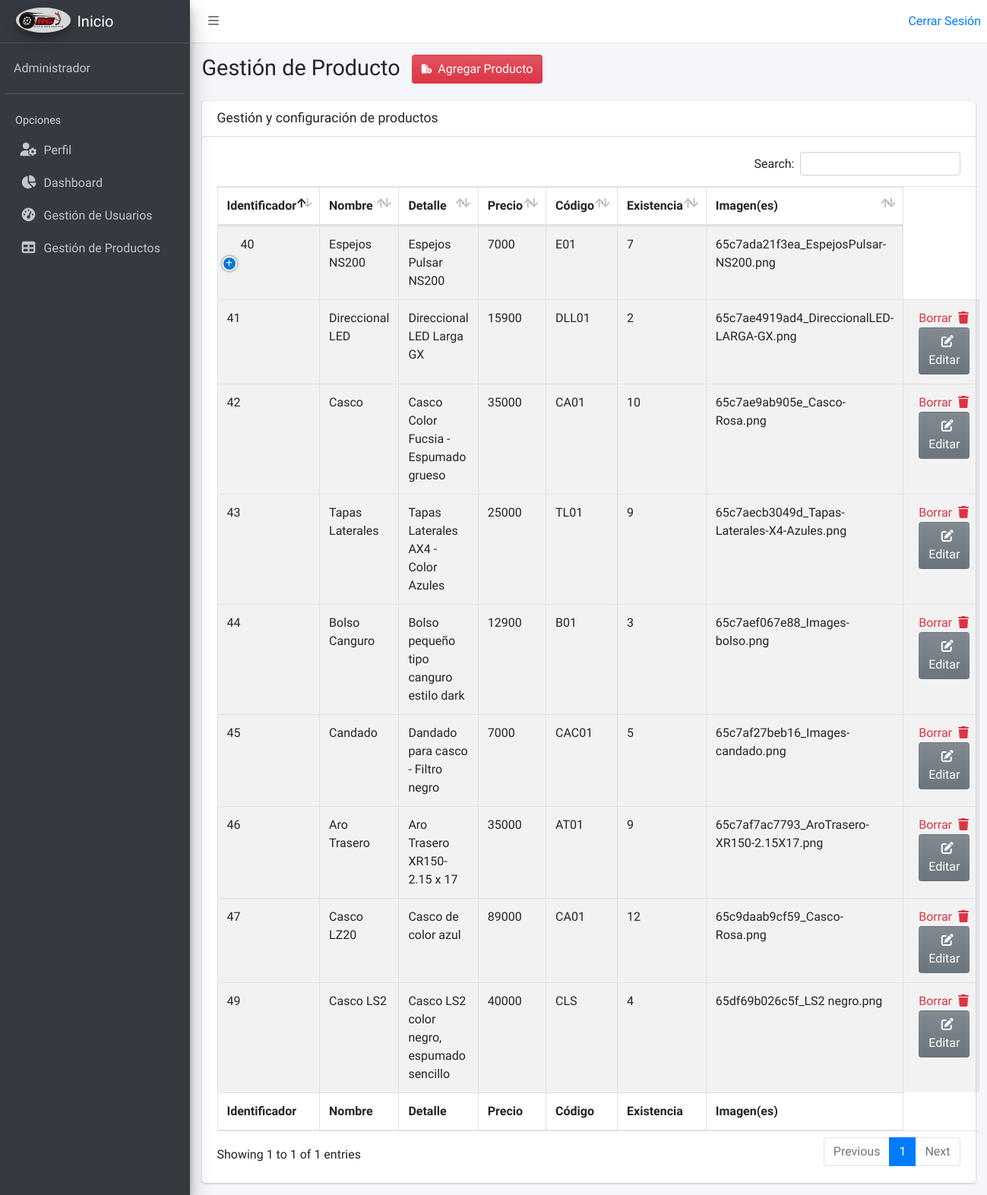
The page /Views/Admin/CatalogueAdmin.php (signed in) on the database its author committed.
### tables this page shows
CREATE TABLE `product` (
  `id` int(11) NOT NULL,
  `Name` varchar(100) NOT NULL,
  `Detail` varchar(150) NOT NULL,
  `Price` float NOT NULL,
  `Code_Product` varchar(100) NOT NULL,
  `Files` varchar(300) NOT NULL,
  `Stock` int(11) NOT NULL
);

### Views/Admin/CatalogueAdmin.php (the view, shortened to what this page needs)
<!DOCTYPE html>
<html lang="en">
<head>
  <link rel="stylesheet" href="../../Styles/css/all.min.css">
  <link rel="stylesheet" href="../../Styles/css/adminlte.min.css">
   <link href="https://cdn.datatables.net/v/bs5/dt-1.13.4/datatables.min.css" rel="stylesheet" />
  <link rel="stylesheet" href="../../JS/plugins/datatables-bs4/css/dataTables.bootstrap4.min.css">
  <link rel="stylesheet" href="../../JS/plugins/datatables-responsive/css/responsive.bootstrap4.min.css">
  <link rel="stylesheet" href="../../JS/plugins/datatables-buttons/css/buttons.bootstrap4.min.css">
</head>
<body class="hold-transition sidebar-mini">
<div class="wrapper">
  <nav class="main-header navbar navbar-expand navbar-white navbar-light">
    <ul class="navbar-nav">
      <li class="nav-item">
        <a class="nav-link" data-widget="pushmenu" href="#" role="button"><i class="fas fa-bars"></i></a>
      </li>
    </ul>
    <ul class="navbar-nav ml-auto">
        <a href="../../Controllers/Logout.php">Cerrar Sesión</a>
    </ul>
  </nav>
  <aside class="main-sidebar sidebar-dark-primary elevation-4">
    <a href="#" class="brand-link">
      <img src="../../Images/LogotipoRG.png" alt="AdminLTE Logo" class="brand-image img-circle elevation-3" style="opacity: .8">
      <span class="brand-text font-weight-light">Inicio</span>
    </a>
    <div class="sidebar">
      <div class="user-panel mt-3 pb-3 mb-3 d-flex">
        <div class="info">
          <a href="#" class="d-block">
           Administrador
          </a>
        </div>
      </div>
      <nav class="mt-2">
        <ul class="nav nav-pills nav-sidebar flex-column" data-widget="treeview" role="menu" data-accordion="false">
          <li class="nav-header">Opciones</li>
          <li class="nav-item">
            <a href="../Admin/EditUser.php" class="nav-link">
              <i class="nav-icon fas fa-user-cog"></i>
              <p>
                Perfil
              </p>
            </a>
            <li class="nav-item">
            <a href="../Admin/AdminDash.php" class="nav-link">
              <i class="nav-icon fas fa-chart-pie"></i>
              <p>
                Dashboard
              </p>
            </a>
            <li class="nav-item">
            <a href="../Admin/GestionUsuarios.php" class="nav-link">
              <i class="nav-icon fas fa-tachometer-alt"></i>
              <p>
                Gestión de Usuarios
              </p>
            </a>
          </li>
          <li class="nav-item">
           <a href="../Admin/CatalogueAdmin.php" class="nav-link">
              <i class="nav-icon fas fa-table"></i>
              <p>
                Gestión de Productos
              </p>
            </a>
        </ul>
      </nav>
    </div>
  </aside>
  <div class="content-wrapper">
    <section class="content-header">
      <div class="container-fluid">
        <div class="row mb-2">
          <div class="col-sm-6">
          <h1>Gestión de Producto <button type="button" class="btn bg-gradient-danger ml-2" data-toggle="modal" data-target="#CreateProduct"><i class="fa-solid fa-file-circle-plus fa-xs mr-2"></i>Agregar Producto</button></h1>
          </div>
        </div>
      </div>
    </section>
    <section class="content">
      <div class="container-fluid">
        <div class="row">
          <div class="col-12">
          <div class="card">
              <div class="card-header">
                <h3 class="card-title">Gestión y configuración de productos</h3>
              </div>
              <div class="card-body">
                <table id="example1" class="table table-bordered table-striped">
                  <thead>
                  <tr>
                    <th>Identificador</th>
                    <th>Nombre</th>
                    <th>Detalle</th>
                    <th>Precio</th>
                    <th>Código</th>
                    <th>Existencia</th>
                    <th>Imagen(es)</th>
                  </tr>
                  </thead>
                  <tbody>
                  <?php
                    include_once "../../Models/BD_Repuestos.php";
                    $connection = mysqli_connect($host,$user,$pass,$db);
                    $query = "SELECT * FROM product;";
                    $response = mysqli_query($connection,$query);
                    while($row = mysqli_fetch_assoc($response)){
                    ?>
                  <tr>
                    <td><?php echo $row['id']?></td>
                    <td><?php echo $row['Name']?></td>
                    <td><?php echo $row['Detail']?></td>
                    <td><?php echo $row['Price']?></td>
                    <td><?php echo $row['Code_Product']?></td>
                    <td><?php echo $row['Stock']?></td>
                    <td><?php echo $row['Files']?></td>
                    <td>
                      <a href="CatalogueAdmin.php?idDelete=<?php echo $row['id']?>" class="text-danger borrar ml-2" title="Eliminar Producto">Borrar<i class="fas fa-trash ml-2"></i></a>
                      <a href="EditProduct.php?idEdit=<?php echo $row['id']?>" type="button" class="btn bg-gradient-secondary ml-2">
                        <i class="fas fa-edit ml-2"></i> Editar
                      </a>
                    </td>
                  </tr>
                  </tbody>
                  <?php
                  }
                  ?>
                  <tfoot>
                  <tr>
                    <th>Identificador</th>
                    <th>Nombre</th>
                    <th>Detalle</th>
                    <th>Precio</th>
                    <th>Código</th>
                    <th>Existencia</th>
                    <th>Imagen(es)</th>
                  </tr>
                  </tfoot>
                </table>
              </div>
            </div>
          </div>
        </div>
      </div>
    </section>
  </div>
</div>
</body>
</html>

### rows shown on the page
product: id "40", Name "Espejos NS200", Detail "Espejos Pulsar NS200", Price "7000", Code_Product "E01", Stock "7", Files "65c7ada21f3ea_EspejosPulsar-NS200.png"
product: id "41", Name "Direccional LED", Detail "Direccional LED Larga GX", Price "15900", Code_Product "DLL01", Stock "2", Files "65c7ae4919ad4_DireccionalLED-LARGA-GX.png"
product: id "42", Name "Casco", Detail "Casco Color Fucsia - Espumado grueso", Price "35000", Code_Product "CA01", Stock "10", Files "65c7ae9ab905e_Casco-Rosa.png"
product: id "43", Name "Tapas Laterales", Detail "Tapas Laterales AX4 - Color Azules", Price "25000", Code_Product "TL01", Stock "9", Files "65c7aecb3049d_Tapas-Laterales-X4-Azules.png"
product: id "44", Name "Bolso Canguro", Detail "Bolso pequeño tipo canguro estilo dark", Price "12900", Code_Product "B01", Stock "3", Files "65c7aef067e88_Images-bolso.png"
product: id "45", Name "Candado", Detail "Dandado para casco - Filtro negro", Price "7000", Code_Product "CAC01", Stock "5", Files "65c7af27beb16_Images-candado.png"
product: id "46", Name "Aro Trasero", Detail "Aro Trasero XR150- 2.15 x 17", Price "35000", Code_Product "AT01", Stock "9", Files "65c7af7ac7793_AroTrasero-XR150-2.15X17.png"
product: id "47", Name "Casco LZ20", Detail "Casco de color azul", Price "89000", Code_Product "CA01", Stock "12", Files "65c9daab9cf59_Casco-Rosa.png"
product: id "49", Name "Casco LS2", Detail "Casco LS2 color negro, espumado sencillo", Price "40000", Code_Product "CLS", Stock "4", Files "65df69b026c5f_LS2 negro.png"
